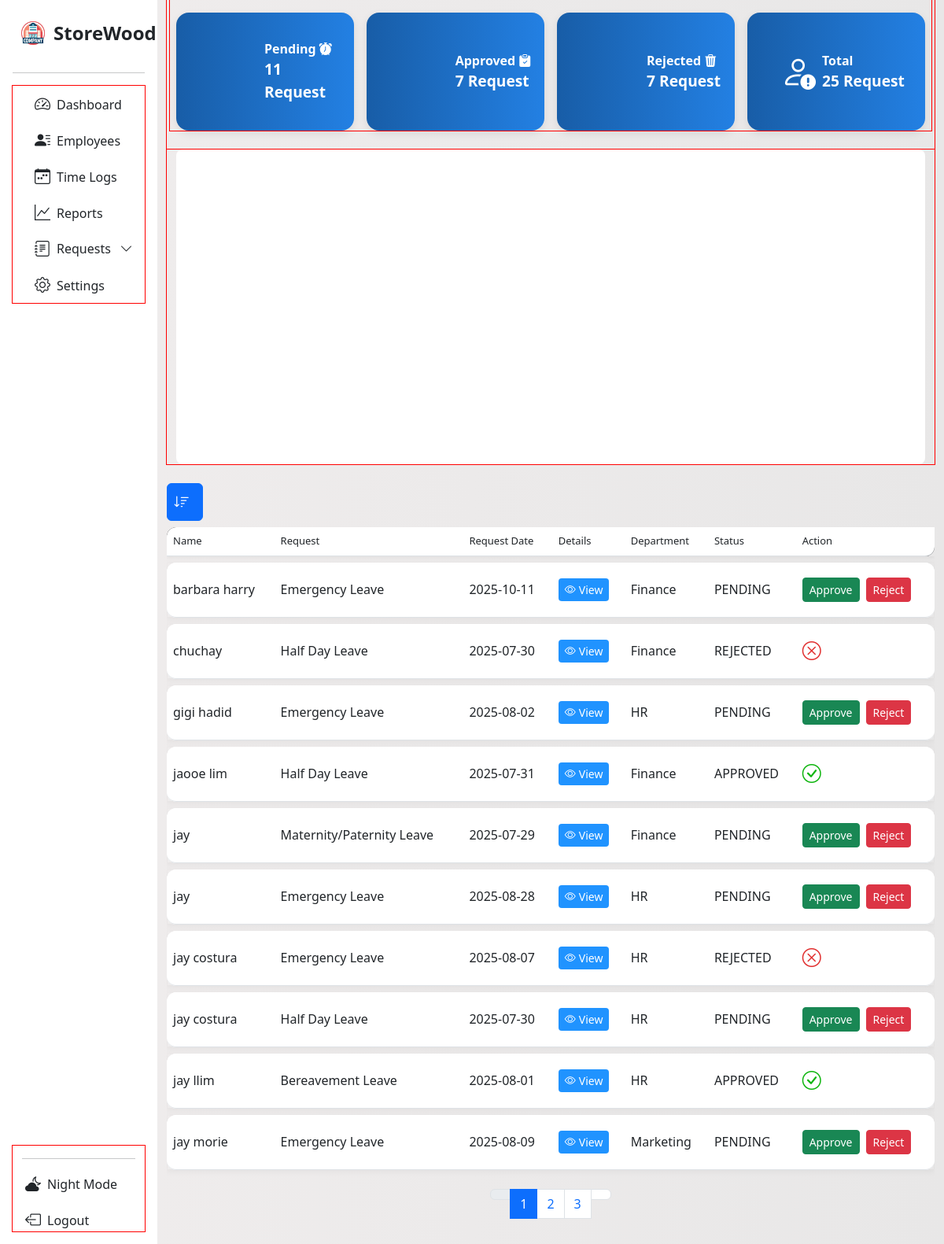
Page /request_page?sort_by=name&page=1 on the earlier database version.
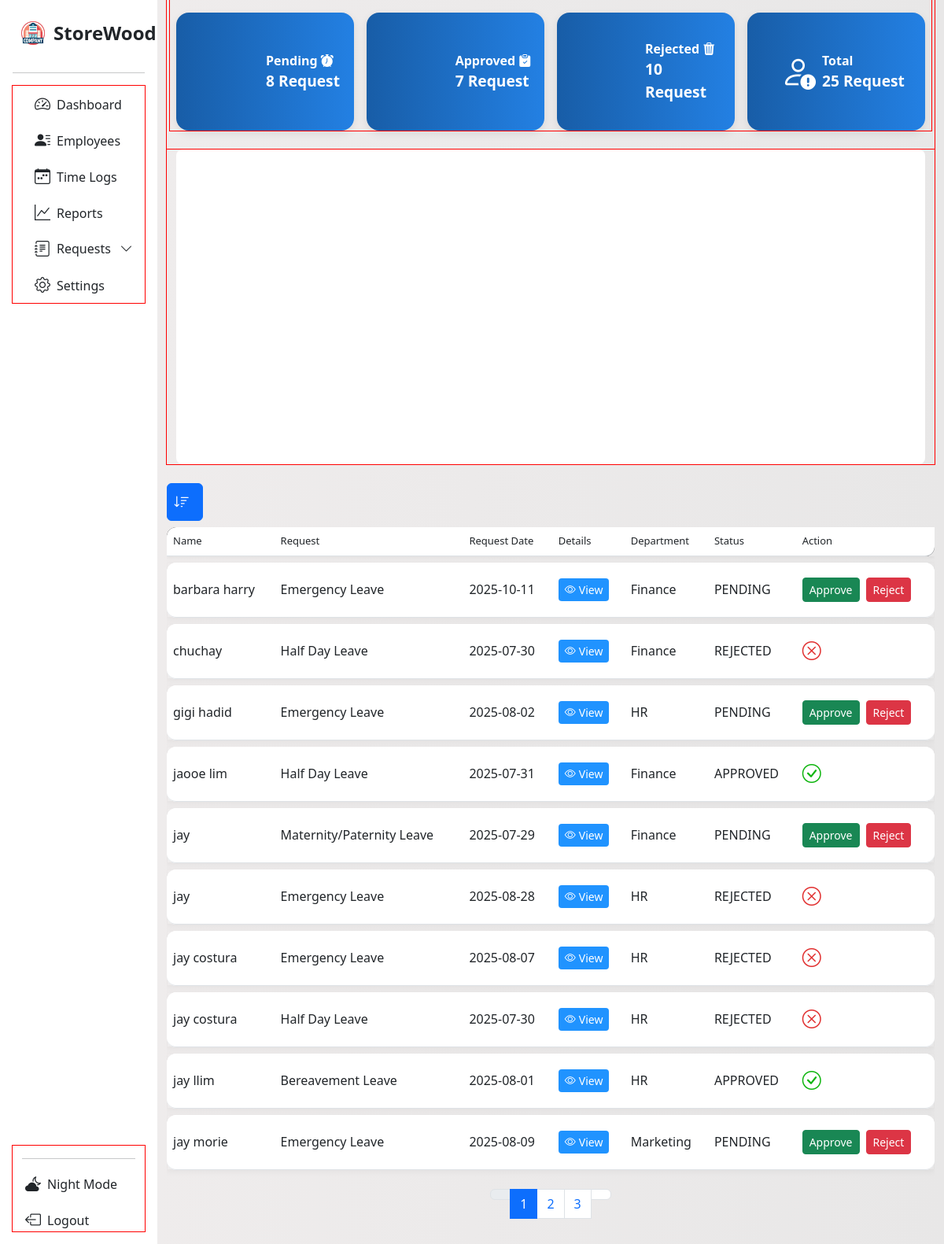
Same page on the later database version.
### tables this page shows
CREATE TABLE request (
                    id INTEGER PRIMARY KEY AUTOINCREMENT,
                    request_id TEXT,
                    name TEXT,
                    request_type TEXT,
                    date TEXT,
                    details TEXT,
                    department TEXT,
                    status TEXT DEFAULT 'PENDING',
                    action TEXT, time, expiration_time, expiration_date);

### App/main.py (the view)
@app.route('/request_page', methods=['GET'])
def request_page():
    rows = []
    page = int(request.args.get('page', 1))
    per_page = 10
    offset = (page - 1) * per_page
    sort_by = request.args.get('sort_by', 'id')
    try:
        with sqlite3.connect(db.connect_request_table()) as req_con:
            df = pd.read_sql_query("SELECT * FROM request", req_con)
            if sort_by in df.columns:
                df = df.sort_values(by=sort_by, ascending=True)
            count_stats = df['status'].value_counts()
            pending = count_stats.get('PENDING', 0)
            approved = count_stats.get('APPROVED', 0)
            rejected = count_stats.get('REJECTED', 0)
            total_req = pending + approved + rejected
            record = {'pending': pending, 'approved': approved, 'rejected': rejected, 'total': total_req}
            paginated_df = df.iloc[offset:offset+per_page]
            for _, info in paginated_df.iterrows():
                row = {
                    'name': info['name'],
                    'request': info['request_type'],
                    'date': info['date'],
                    'details': info['details'],
                    'department': info['department'],
                    'status': info['status'],
                    'action': info['action'],
                    'req_id': info['request_id']
                }
                rows.append(row)
            total_rows = len(df)
            total_page = math.ceil(total_rows / per_page)
            data = get_requests_per_day()
    except sqlite3.OperationalError:
        print("We're having a trouble retrieving request page data. Please try again." )
        traceback.print_exc()
        rows = []
        record = {}
        total_page = 1
        page = 1
        data = {}
    return render_template('req_page.html', page='requests', subpage='new',
                           rows = rows, records = record, request_data = data,
                           total_pages = total_page, table_page = page)

### App/database.py (called while the page is built)
    def connect_request_table(self):
        return self.employee_leave_request

### App/main.py (called while the page is built)
def get_requests_per_day():
    data = defaultdict(int)
    with sqlite3.connect(db.connect_request_table()) as con:
        cur = con.cursor()
        cur.execute("SELECT date FROM request")
        fetch = cur.fetchall()
    for row in fetch:
        dates = row[0]
        try:
            date_object = datetime.strptime(dates, "%Y-%m-%d %H:%M:%S")
            only_date = date_object.date().isoformat()
            data[only_date] += 1
        except Exception as e:
            try:
                only_date = datetime.strptime(dates, "%Y-%m-%d").date().isoformat()
                data[only_date] += 1
            except Exception as e:
                print(f"Skipping invalid date: {dates}", e)
    chart_data = [{'x':date, 'y':count} for date, count in sorted(data.items())]
    return chart_data

### App/templates/req_page.html (shortened to what this page needs)
<!DOCTYPE html>
<html lang="en">
<head>
  <link rel="stylesheet" href="{{ url_for('static', filename='dash.css') }}">
  <link rel="stylesheet" href="{{ url_for('static', filename='request.css') }}">
  <link href="https://cdn.jsdelivr.net/npm/bootstrap-icons@1.11.3/font/bootstrap-icons.css" rel="stylesheet">
  <link href='https://unpkg.com/boxicons@2.1.4/css/boxicons.min.css' rel='stylesheet'>
  <link href="https://cdn.jsdelivr.net/npm/bootstrap@5.3.0/dist/css/bootstrap.min.css" rel="stylesheet">
</head>
<body>
<div class="container-fluid">
  <div class="row flex-nowrap">
<nav id="sidebarMenu" class="col-12 col-sm-4 col-md-3 col-lg-3 col-xl-2 bg-col px-0 position-sticky sticky-top">
  <div class="d-flex w-100 flex-column p-3 align-items-sm-start pt-4 h-100">
    <a href="/" class="d-flex align-items-center mb-3 text-dark text-decoration-none w-100 px-2">
      <img src="{{ url_for('static', filename='img/company.png') }}?v=2" alt="Logo" width="36" height="36" class="me-2">
      <span class="fs-4 fw-semibold">StoreWood</span>
    </a>
    <hr class="w-100">
    <ul class="nav nav-pills flex-column mb-auto w-100" id="menu">
      <div class="container con-li">
        <li class="nav-item">
          <a href="{{ url_for('management') }}" class="nav-link text-dark">
            <i class="bi bi-speedometer2 fs-5"></i><span class="ms-2">Dashboard</span>
          </a>
        </li>
        <li class="nav-item">
          <a class="nav-link text-dark" href="{{ url_for('sort_request') }}">
            <i class="bi bi-person-lines-fill fs-5"></i><span class="ms-2">Employees</span>
          </a>
        </li>
        <li>
          <a href="#" class="nav-link text-dark">
            <i class="bi bi-calendar-week fs-5"></i><span class="ms-2">Time Logs</span>
          </a>
        </li>
        <li>
          <a href="#" class="nav-link text-dark">
            <i class="fs-5 bi bi-graph-up"></i><span class="ms-2">Reports</span>
          </a>
        </li>
      <li class="nav-item">
        <a class="nav-link d-flex justify-content-between align-items-center text-dark"
          data-bs-toggle="collapse" href="#requestsSubMenu"  role="button"
          aria-expanded="false" aria-controls="requestsSubMenu">
          <span class="d-flex align-items-center gap-2 flex-grow-1">
            <i class="fs-5 bi bi-journal-text"></i>
            <span class="text-truncate">Requests</span>
          </span>
          <i class="bi bi-chevron-down arrow-icon ms-2"></i>
        </a>
      </li>
        <li>
          <a href="#" class="nav-link text-dark">
            <i class="fs-5 bi bi-gear"></i><span class="ms-2">Settings</span>
          </a>
        </li>
      </div>
    </ul>
    <div class="container mt-auto">
      <hr class="w-100">
      <a href="{{ url_for('admin_login') }}" class="nav-link text-dark mt-3">
        <i class="bi bi-cloud-moon-fill fs-5 ms-1"></i><span class="ms-2">Night Mode</span>
      </a>
      <a href="{{ url_for('admin_login') }}" class="nav-link text-dark mt-3">
        <i class="bi bi-box-arrow-left fs-5 ms-1"></i><span class="ms-2">Logout</span>
      </a>
    </div>
  </div>
</nav>
<div class="main-top-var col py-3 content">
<div class="container">
  <div class="row g-3 mb-4">
    <div class="col-xl-3 col-lg-6">
      <div class="d-flex align-items-center justify-content-center text-white p-3 rounded-4 stat-box h-100">
        <div class="stat-content">
          <div class="stat-title">Pending <i class="bi bi-alarm-fill"></i></div>
          <div class="stat-value">{{ records.pending }} Request</div>
        </div>
      </div>
    </div>
    <div class="col-xl-3 col-lg-6">
      <div class="d-flex align-items-center justify-content-center text-white p-3 rounded-4 stat-box h-100">
        <div class="stat-content">
          <div class="stat-title">Approved <i class="bi bi-clipboard-check-fill"></i></div>
          <div class="stat-value">{{ records.approved }} Request</div>
        </div>
      </div>
    </div>
    <div class="col-xl-3 col-lg-6">
      <div class="d-flex align-items-center justify-content-center text-white p-3 rounded-4 stat-box h-100">
        <div class="stat-content">
          <div class="stat-title">Rejected <i class="bi bi-trash3-fill"></i></div>
          <div class="stat-value">{{ records.rejected }} Request</div>
        </div>
      </div>
    </div>
    <div class="col-xl-3 col-lg-6">
      <div class="d-flex align-items-center justify-content-center text-white p-3 rounded-4 stat-box h-100">
        <div class="ms-3 d-flex align-items-center justify-content-center" style="font-size: 2.8rem;">
          <i class="bi bi-person-exclamation"></i>
        </div>
        <div class="flex-grow-0 ms-2">
          <div class="stat-title">Total</div>
          <div class="stat-value">{{ records.total }} Request</div>
        </div>
      </div>
    </div>
  </div>
  <div class="row mb-4">
    <div class="col-12">
      <div id="chart" class="w-100" data-requests='{{ request_data | tojson }}'></div>
    </div>
  </div>
</div>
<div>
  <div class="dropdown">
    <button class="btn btn-primary p-2 pe-3" type="button" title="Dropdown" id="sortDropdown" data-bs-toggle="dropdown" aria-expanded="false">
      <i class="bi bi-sort-down fs-5"></i>
    </button>
  </div>
</div>
    <div class="table-responsive">
      <table class="table display custom-table" id="myTable">
        <thead class="head bg-black">
          <tr>
            <th>Name</th>
            <th>Request</th>
            <th>Request Date</th>
            <th>Details</th>
            <th>Department</th>
            <th>Status</th>
            <th>Action</th>
          </tr>
        </thead>
        <tbody>
          {% for row in rows %}
          <tr>
            <td>{{row['name']}}</td>
            <td>{{row['request']}}</td>
            <td>{{row['date']}}</td>
            <td>
              <a href="/read_request/{{row['req_id']}}"
                class="btn btn-info btn-sm"
                style="background-color: rgb(32, 147, 255); border: transparent;">
                <span style="color: white;" class="d-flex flex-row">
                  <i class="bi bi-eye me-1"></i> View
                </span>
              </a>
            </td>
            <td>{{row['department']}}</td>
            <td>{{row['status']}}</td>
            {%if row['status'] == 'PENDING' %}
            <td>
              <div class="d-flex flex-row gap-2">
                <form method="POST" action="/update_status">
                  <button type="submit" class="btn btn-success btn-sm">Approve</button>
                </form>
                <form method="POST" action="/update_status">
                  <button type="submit" class="btn btn-danger btn-sm">Reject</button>
                </form>
              </div>
            </td>
          {% else %}
            <td>
              <div class="d-flex flex-row gap-2">
                {% if row['status'] == 'APPROVED' %}
                  <i class="bi bi-check-circle fs-4" style="color: rgb(15, 181, 15);"></i>
                {% elif row['status'] == 'REJECTED' %}
                  <i class="bi bi-x-circle fs-4" style="color: rgb(225, 48, 48);"></i>
                {% endif %}
                </div>
            </td>
            {% endif %}
          </tr>
        </tbody>
        {% endfor %}
      </table>
    </div>
      <div class="w-100 d-flex justify-content-center gap-1">
        <nav aria-label="Page navigation">
          <ul class="pagination">
            <li class="page-item {% if table_page == 1 %}disabled{% endif %} arrow-head">
              <a class="page-link" href="?page={{ table_page - 1 }}" aria-label="Previous">
              </a>
            </li>
            {% for page_num in range(1, total_pages + 1) %}
            <li class="page-item {% if page_num == table_page %}active{% endif %}">
              <a class="page-link" href="?page={{ page_num }}">{{ page_num }}</a>
            </li>
            {% endfor %}
            <li class="page-item {% if table_page == total_pages %}disabled{% endif %} arrow-head">
              <a class="page-link" href="?page={{ table_page + 1 }}" aria-label="Next">
              </a>
            </li>
        </ul>
      </nav>
    </div>
  </div>
</div>
</body>
</html>

### App/static/dash.css (style rules this page uses)
* { scrollbar-width: none; }
body { background: linear-gradient(to right, #f0eded, #e8e7e7); overflow: hidden; scrollbar-width: none; height: 100%; }
*, *::before, *::after { box-sizing: border-box; }
.bg-col { background-color: rgb(255, 255, 255) !important; }
.dropdown { width: 100%; z-index: 100; }
.custom-table { border-collapse: separate !important; border-spacing: 0 6px; height: 30px; border-radius: 10px; overflow-y: scroll; }
.custom-table tbody tr td, .custom-table tbody tr th { height: 70px; vertical-align: middle; }
.custom-table tbody tr { background-color: #fff; box-shadow: 0 2px 8px rgba(0, 0, 0, 0.05); }
.custom-table tbody tr td:first-child, .custom-table tbody tr th:first-child { border-top-left-radius: 12px; border-bottom-left-radius: 12px; }
.custom-table tbody tr td:last-child { border-top-right-radius: 12px; border-bottom-right-radius: 12px; }
.custom-table thead th:first-child { border-top-left-radius: 12px; }
.custom-table thead th:last-child { border-bottom-right-radius: 12px; }
thead.head th { font-size: small; font-weight: 500; }
.bg-col { background-color: white; }
.bg-col ul li { min-width: 140px; max-width: 100%; width: auto; }
#sidebarMenu { height: 100vh; overflow-y: scroll; overflow-x: hidden; position: sticky; top: 0; scrollbar-width: none; -ms-overflow-style: none; }
main, .container, .row, .col { outline: 1px solid red; }
#sortDropdown i { font-size: 20px; }
.stat-box { height: 100%; min-height: 100px; box-shadow: 0 4px 12px rgba(0, 0, 0, 0.08); }
.main-top-var { height: 100vh; overflow-y: auto; }
.arrow-icon { transition: transform 0.3s ease; display: inline-block; position: relative; width: 1.2em; text-align: center; }
.arrow-icon::before { content: ''; display: inline-block; width: 0; }

### App/static/request.css (style rules this page uses)
.stat-box { min-height: 150px; }
.stat-content { display: flex; flex-direction: column; justify-content: center; }
.stat-title { font-size: 1.1rem; font-weight: 600; }
.stat-value { font-size: 1.3rem; font-weight: bold; }
.stat-box { background: linear-gradient(to right,rgb(24, 93, 167),rgb(35, 128, 227) ) ; }
#chart { width: 100%; min-height: 400px; background-color: white; border-radius: 8px; }
.stat-box { background-color: #4e73df; }
.stat-title { font-weight: 600; font-size: 1rem; }
.stat-value { font-size: 1.2rem; }
.head { white-space: nowrap; }
.custom-table { border-collapse: separate; border-spacing: 0 8px; }
.custom-table thead tr { box-shadow: 0 2px 4px rgba(0, 0, 0, 0.05); }

Differences in the rows shown:
changed request (number 6 of 10 on the later page): status "PENDING" → "REJECTED"; no longer shows "Approve Reject"
changed request (number 8 of 10 on the later page): status "PENDING" → "REJECTED"; no longer shows "Approve Reject"
Other differences:
{{ records.pending }}: "11" → "8"
{{ records.rejected }}: "7" → "10"
